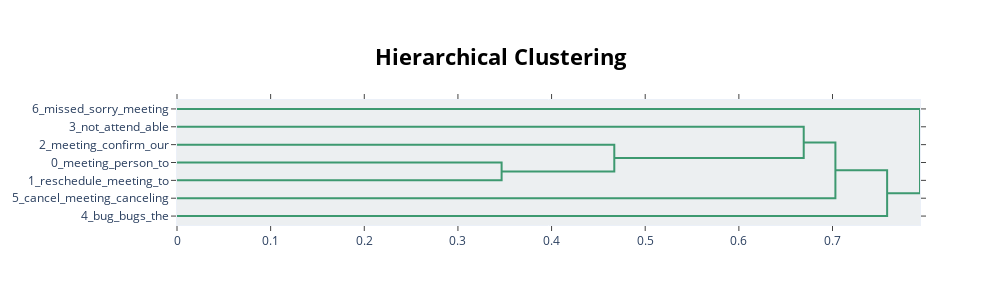

Notebook code cell kept with this figure:
### Code cell
topic_model.visualize_hierarchy(custom_labels=False)

### Figure 1 — Plotly figure (JSON) as saved in the notebook; plotly's stock layout.template omitted (floating-point values rounded to 4 significant figures)
{"data": [{"hoverinfo": "text", "marker": {"color": "rgb(61,153,112)"}, "mode": "lines", "type": "scatter", "x": [0, 0.3466, 0.3466, 0], "xaxis": "x", "y": [-35, -35, -45, -45], "yaxis": "y"}, {"hoverinfo": "text", "marker": {"color": "rgb(61,153,112)"}, "mode": "lines", "type": "scatter", "x": [0, 0.467, 0.467, 0.3466], "xaxis": "x", "y": [-25, -25, -40, -40], "yaxis": "y"}, {"hoverinfo": "text", "marker": {"color": "rgb(61,153,112)"}, "mode": "lines", "type": "scatter", "x": [0, 0.6693, 0.6693, 0.467], "xaxis": "x", "y": [-15, -15, -32.5, -32.5], "yaxis": "y"}, {"hoverinfo": "text", "marker": {"color": "rgb(61,153,112)"}, "mode": "lines", "type": "scatter", "x": [0.6693, 0.7031, 0.7031, 0], "xaxis": "x", "y": [-23.75, -23.75, -55, -55], "yaxis": "y"}, {"hoverinfo": "text", "marker": {"color": "rgb(61,153,112)"}, "mode": "lines", "type": "scatter", "x": [0.7031, 0.7583, 0.7583, 0], "xaxis": "x", "y": [-39.38, -39.38, -65, -65], "yaxis": "y"}, {"hoverinfo": "text", "marker": {"color": "rgb(61,153,112)"}, "mode": "lines", "type": "scatter", "x": [0, 0.7934, 0.7934, 0.7583], "xaxis": "x", "y": [-5, -5, -52.19, -52.19], "yaxis": "y"}], "layout": {"autosize": false, "height": 305, "hoverlabel": {"bgcolor": "white", "font": {"family": "Rockwell", "size": 16}}, "hovermode": "closest", "plot_bgcolor": "#ECEFF1", "showlegend": false, "title": {"font": {"color": "Black", "size": 22}, "text": "<b>Hierarchical Clustering</b>", "x": 0.5, "xanchor": "center", "yanchor": "top"}, "width": 1000, "xaxis": {"mirror": "allticks", "rangemode": "tozero", "showgrid": false, "showline": true, "showticklabels": true, "ticks": "outside", "type": "linear", "zeroline": false}, "yaxis": {"mirror": "allticks", "range": [-70, 0], "rangemode": "tozero", "showgrid": false, "showline": true, "showticklabels": true, "tickmode": "array", "ticks": "outside", "ticktext": ["6_missed_sorry_meeting", "3_not_attend_able", "2_meeting_confirm_our", "0_meeting_person_to", "1_reschedule_meeting_to", "5_cancel_meeting_canceling", "4_bug_bugs_the"], "tickvals": [-5, -15, -25, -35, -45, -55, -65], "type": "linear", "zeroline": false}}}
